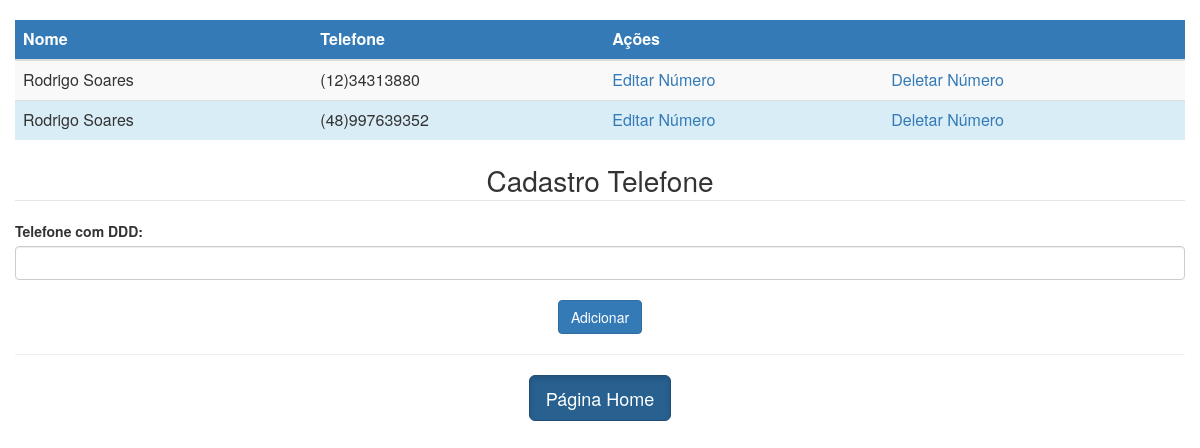
The app's page /telefone.php?id=2&action=editTel with its own data.
### tables this page shows
CREATE TABLE `contacts` (
  `Id` int(10) UNSIGNED NOT NULL,
  `AreaCode` int(11) NOT NULL,
  `PhoneNumber` int(11) NOT NULL,
  `IdStudents` int(11) NOT NULL
);

CREATE TABLE `students` (
  `Id` int(10) UNSIGNED NOT NULL,
  `Name` varchar(50) NOT NULL,
  `Identification` bigint(20) NOT NULL,
  `Email` varchar(50) DEFAULT NULL,
  `RecordDate` datetime NOT NULL,
  `ZipCode` int(11) DEFAULT NULL,
  `ChangeDate` datetime DEFAULT NULL,
  `State` enum('AC','AL','AM','AP','BA','CE','DF','ES','GO','MA','MG','MS','MT','PA','PB','PE','PI','PR','RJ','RN','RO','RR','RS','SC','SE','SP','TO') DEFAULT NULL
);

### telefone.php (the view, shortened to what this page needs)
<?php
$conexao = mysqli_connect("localhost", "root", "", "school");
$editTelefone = "";
?>
<html lang="pt-BR">
<head>
    <link rel="stylesheet" href="https://maxcdn.bootstrapcdn.com/bootstrap/3.3.6/css/bootstrap.min.css">
    <link rel="stylesheet" href="./style.css">
<body>
    <?php
    $Id_User = $_GET['id'];
    $queryTelefone = "SELECT con.Id AS Id_Telefone,stu.Name AS Nome, concat('(',con.AreaCode,')', con.PhoneNumber) AS Telefone
            FROM contacts con
            JOIN students stu ON con.IdStudents=stu.Id
            WHERE con.IdStudents = $Id_User";
    $resultadosTel = mysqli_query($conexao, $queryTelefone);
    echo '<div class="container-fluid">';
    echo '<table class="table table-striped table-dark"> <br>';
    echo '<thead>';
    echo '<tr class="bg-primary"><th scope="col">Nome</th>'
        . '<th scope="col">Telefone</th>'
        . '<th colspan=2 scope="col">Ações</th>'
        . '</tr> </thead> <tbody>';
    while ($row_user = mysqli_fetch_array($resultadosTel)) {
        echo "<tr class='bg-info'><td>$row_user[Nome]</td>"
            . "<td>$row_user[Telefone]</td>"
            . "<td><a href='telefone.php?cod=" . $row_user['Id_Telefone'] . "&id=$Id_User&action=editTelefone' name='btn_edit' id='btn_edit'>Editar Número</a></td>"
            . "<td><a href='telefone.php?cod=" . $row_user['Id_Telefone'] . "&id=$Id_User&action=delTelefone' name='btn_del' id='btn_del'>Deletar Número</a></td></tr>";
    }
    echo "</tbody> </table>";
    ?>
    <form action="./addPhone.php" method="post">
        <legend class="form-titulo">Cadastro Telefone</legend>
        <div class="form-group">
            <div class="input-tel">
                <label>Telefone com DDD:</label>
                <input type="text" id="add_tel" name="add_tel" class="form-control" value="<?= $editTelefone ?>" onkeypress="$(this).mask('(00) 90000-0000')">
            </div>
            <br>
            <div class="div-button">
                <button type="submit" name="btn_add" id="btn_add" style="cursor: pointer;" class="btn btn-primary">Adicionar</button>
            </div>
        </div>
    </form>
    <hr>
    <div class="container">
        <div class="row">
            <div class="col-xs-12 col-sm-12 col-md-12">
                <div v-for="job in job">
                    <div class="text-center">
                        <a href="http://localhost/index.php" class="btn btn-primary btn-lg active" role="button" aria-pressed="true">Página Home</a>
                    </div>
                </div>
            </div>
        </div>
    </div>
</body>
</head>
</html>

### style.css (style rules this page uses)
body { background: #fff; }
.form-titulo { text-align: center; font-size: 28px; }
.div-button { text-align: center; font-size: 32px; }

### records on screen
contacts: IdStudents.Name "Rodrigo Soares", row_user "(12)34313880"
contacts: IdStudents.Name "Rodrigo Soares", row_user "(48)997639352"
